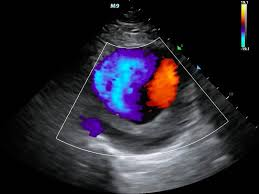
#> input picture notebooks/doplerUS.jpg, 259 x 194 px
$ jupyter execute 4.scipyLibrary.ipynb   (older library calls are emulated)
#> lines starting #> are read from the running program, lines starting #| are printed output that depends on the picture; long printed decimals are rounded
# Basic Image Processing with SciPy in Python

## Introduction

In this notebook, we focus on **basic image processing operations using SciPy**, a library that is part of the **NumPy ecosystem**. While SciPy is *not specifically designed* for image processing, it still provides useful tools for simple operations such as:

- Image I/O (historically)
- Geometric transformations (flip, rotate)
- Filtering (uniform, Gaussian, median)
- Edge detection (Sobel)

Later notebooks move on to libraries **designed specifically for image processing**, such as **scikit-image** and **OpenCV**.

---

## SciPy in the NumPy Stack

SciPy builds on NumPy and provides modules for:

- Linear algebra
- Optimization
- FFT (Fast Fourier Transform)
- Signal processing
- Image processing (as a subset of signal processing)

Because SciPy operates on NumPy arrays, **any image loaded with SciPy (or compatible libraries) is represented as a NumPy array**.

---

## Reading Images

### Using SciPy (Deprecated)

Historically, images were read using:

`from scipy import misc`
`img = misc.imread("doplerUS.jpg")`

However, `misc.imread` has been deprecated and removed in newer versions of SciPy. This is one reason many users prefer alternative libraries.

Alternative: **scikit-image**
A safer and more modern approach is to use scikit-image:

[cell 1]
from skimage import io

img = io.imread("doplerUS.jpg")
#> img is the input picture: shape (194, 259, 3); mean R, G, B 41.1, 38.6, 47.6

The loaded image is a NumPy array:

[cell 2]
type(img)
# <class 'numpy.ndarray'>

### Understanding Image Properties

Since images are NumPy arrays, we can inspect them easily.

[cell 3]
# Shape: (194, 259, 3) → RGB image
print(F"Shape: {img.shape}")
#| Shape: (194, 259, 3)

# Data type: uint8 → values from 0 to 255
print(F"Type: {img.dtype}")
#| Type: uint8

### Converting to Grayscale

[cell 4]
img_gray = io.imread("doplerUS.jpg", as_gray=True)
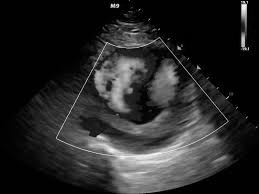
#> img_gray: shape (194, 259) float64; min 0, max 0.992, mean 0.156

print(F"Shape: {img_gray.shape}")
#| Shape: (194, 259)
print(F"Type: {img_gray.dtype}")
#| Type: float64

Key changes:

- Shape becomes (194, 259)
- Data type becomes float64
- Pixel values are normalized between 0 and 1

To convert back to 8-bit:

[cell 5]
from skimage import img_as_ubyte
img_gray_8bit = img_as_ubyte(img_gray)

print(F"Type: {img_gray_8bit.dtype}")
#| Type: uint8

### Accessing Pixel Values

Single pixel (grayscale):

[cell 6]
img_gray[0, 0]
#> Out = 0.00392

Single pixel (RGB):

[cell 7]
img[0, 0]  # returns [R, G, B]
#> Out = [1, 1, 1]

Extracting a region (image slicing / cropping):

[cell 8]
img_gray[10:20, 15:25]

### Basic Image Statistics

Because images are arrays, NumPy statistics work directly:

[cell 9]
min_val = img_gray.min()
#> min_val = 0
max_val = img_gray.max()
#> max_val = 0.992
mean_val = img_gray.mean()
#> mean_val = 0.156

print(f"Minimum: {min_val}")
#| Minimum: 0.0
print(f"Maximum: {max_val}")
#| Maximum: 0.9921
print(f"Mean: {mean_val}")
#| Mean: 0.156

### Image Flipping with NumPy

[cell 10]
import numpy as np
import matplotlib.pyplot as plt

flip_lr = np.fliplr(img)
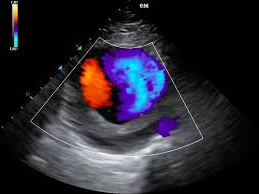
#> flip_lr: shape (194, 259, 3); mean R, G, B 41.1, 38.6, 47.6
flip_ud = np.flipud(img)
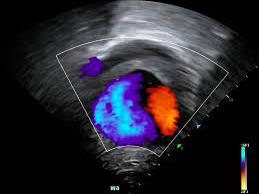
#> flip_ud: shape (194, 259, 3); mean R, G, B 41.1, 38.6, 47.6

fig, axes = plt.subplots(1, 2, figsize = (10, 5))
axes[0].imshow(flip_lr)
axes[1].imshow(flip_ud)

plt.tight_layout()
plt.show()
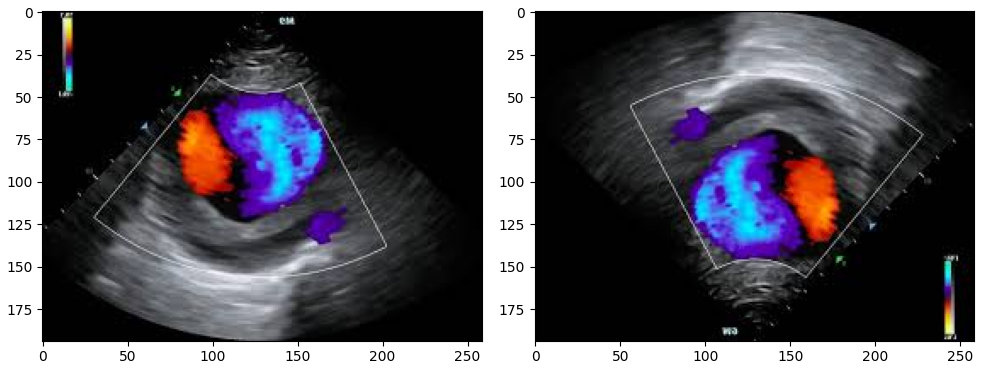
#> figure drawn by matplotlib, 2 panels

### Displaying Multiple Images with Matplotlib

[cell 11]
import matplotlib.pyplot as plt

plt.subplot(2, 2, 1)
plt.imshow(img)
plt.axis("off")
plt.title("Original")

plt.subplot(2, 2, 2)
plt.imshow(flip_lr)
plt.axis("off")
plt.title("Flipped Left-Right")

plt.subplot(2, 2, 3)
plt.imshow(flip_ud)
plt.axis("off")
plt.title("Flipped Up-Down")

plt.show()

### Colormaps in Matplotlib

Colormaps control how intensity values are mapped to colors.

[cell 12]
plt.imshow(img_gray, cmap="gray")

[cell 13]
plt.imshow(img_gray, cmap="Blues")

[cell 14]
plt.imshow(img_gray, cmap="hsv")

Choosing the right colormap is especially important for:

- Segmentation results
- Feature highlighting
- Scientific visualization

Matplotlib provides a wide variety of colormaps for different data types.

### Image Rotation with SciPy

[cell 15]
from scipy import ndimage

rotated = ndimage.rotate(img, angle=45)
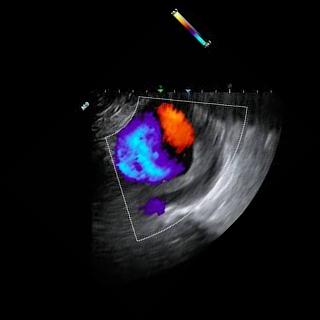
#> rotated: shape (320, 320, 3); mean R, G, B 20.1, 18.9, 23.3
plt.imshow(rotated)

Prevent resizing (keep original shape):

[cell 16]
rotated = ndimage.rotate(img, angle=45, reshape=False)
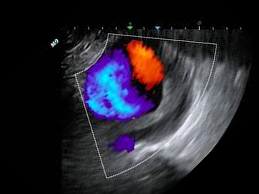
#> rotated: shape (194, 259, 3); mean R, G, B 39.7, 37.2, 46.3
plt.imshow(rotated)

### Image Filtering with `scipy.ndimage`

SciPy provides several classic filters.

#### 1. Uniform (Mean) Filter

A simple averaging (blurring) filter:

[cell 17]
from scipy import ndimage

uniform_filtered = ndimage.uniform_filter(img_gray, size=3)
plt.imshow(uniform_filtered, cmap="gray")

Increasing the size increases blur:

[cell 18]
uniform_filtered = ndimage.uniform_filter(img_gray, size=9)
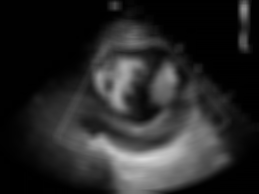
#> uniform_filtered: shape (194, 259) float64; min 0.0016, max 0.852, mean 0.156
plt.imshow(uniform_filtered, cmap="gray")

#### 2. Gaussian Filter

Gaussian filtering is widely used for noise reduction, but it also blurs edges.

[cell 19]
from scipy import ndimage

gaussian_filtered = ndimage.gaussian_filter(img_gray, sigma=3)

plt.subplot(1, 2, 1)
plt.imshow(img_gray, cmap = "gray")
plt.title("Original")

plt.subplot(1, 2, 2)
plt.imshow(gaussian_filtered, cmap="gray")

Heavier smoothing:

[cell 20]
plt.subplot(1, 3, 1)
plt.imshow(img_gray, cmap="gray")
plt.title("Original")

plt.subplot(1, 3, 2)
plt.imshow(ndimage.gaussian_filter(img_gray, sigma=7), cmap="gray")
plt.title("Sigma: 7")

plt.subplot(1, 3, 3)
plt.imshow(ndimage.gaussian_filter(img_gray, sigma=11), cmap="gray")
plt.title("Sigma: 11")
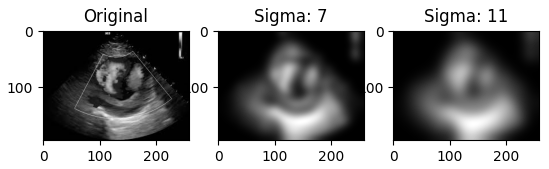
#> figure drawn by matplotlib, 3 panels

Conceptually:

- Uniform filter → equal averaging
- Gaussian filter → weighted averaging using a Gaussian kernel

### 3. Median Filter (Edge-Preserving)

Median filters are excellent for salt-and-pepper noise and preserve edges better than Gaussian filters.

[cell 21]
median_filtered = ndimage.median_filter(img_gray, size=3)

plt.subplot(1, 2, 1)
plt.imshow(img_gray, cmap="gray")
plt.title("Original")

plt.subplot(1, 2, 2)
plt.imshow(median_filtered, cmap="gray")
plt.title("Median filter")

This works especially well on noisy microscopy images.

### Edge Detection with Sobel Filter

The Sobel operator highlights edges by computing intensity gradients.

[cell 22]
sobel_default = ndimage.sobel(img_gray)
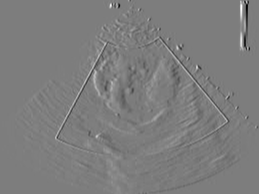
#> sobel_default: shape (194, 259) float64; min -3.53, max 3.64, mean 4.37e-05; drawn with min black and max white

plt.subplot(1, 2, 1)
plt.imshow(img_gray, cmap="gray")
plt.title("Original")

plt.subplot(1, 2, 2)
plt.imshow(sobel_default, cmap="gray")
plt.title("Edge detected")

Specify direction:

- `axis = 0` → vertical edges
- `axis = 1` → horizontal edges

[cell 23]
sobel_x = ndimage.sobel(img_gray, axis=0)
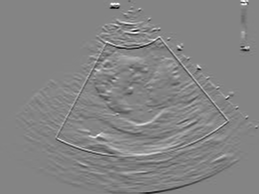
#> sobel_x: shape (194, 259) float64; min -2.91, max 2.69, mean 0.00132; drawn with min black and max white
sobel_y = ndimage.sobel(img_gray, axis=1)


plt.subplot(1, 3, 1)
plt.imshow(img_gray, cmap="gray")
plt.title("Original")

plt.subplot(1, 3, 2)
plt.imshow(sobel_x, cmap="gray")
plt.title("sobel X")

plt.subplot(1, 3, 3)
plt.imshow(sobel_y, cmap="gray")
plt.title("sobel Y")

$ run again, with notebooks/fluorescenceImage.jpg copied over notebooks/doplerUS.jpg
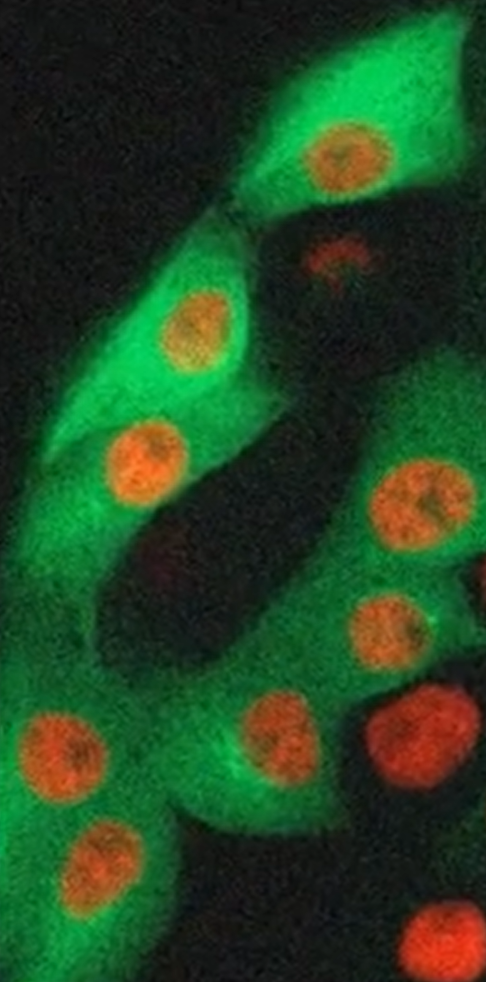
#> input picture notebooks/fluorescenceImage.jpg, 486 x 982 px
#> img is the input picture: shape (982, 486, 4); mean R, G, B, A 36.2, 69.4, 35.3, 255
#| Shape: (982, 486, 4)
#| Type: uint8
#> `img_gray = io.imread("doplerUS.jpg", as_gray=True)`:
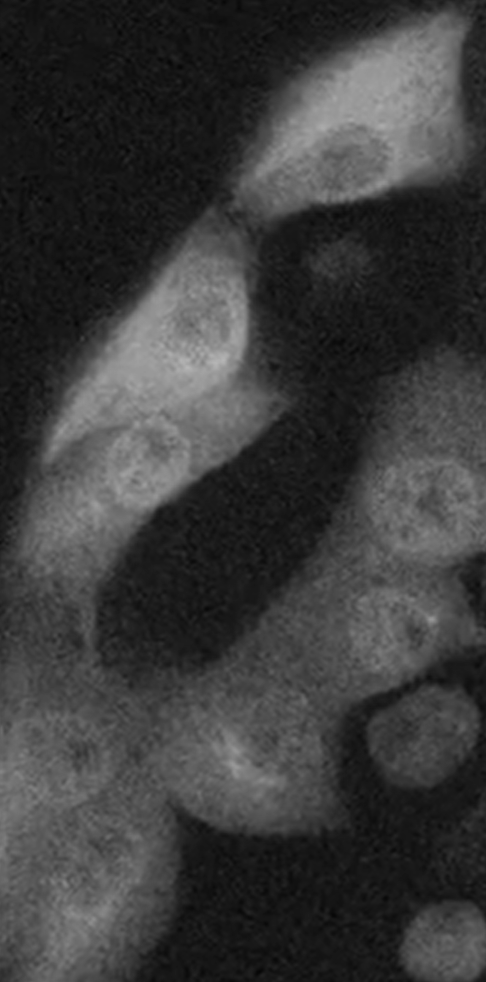
#> img_gray: shape (982, 486) float64; min 0.014, max 0.714, mean 0.235
#| Shape: (982, 486)
#| Type: float64
#| Type: uint8
#> `img_gray[0, 0]`: Out = 0.0706
#> `img[0, 0]`: Out = [18, 18, 18, 255]
#> min_val = 0.014
#> max_val = 0.714
#> mean_val = 0.235
#| Minimum: 0.01402
#| Maximum: 0.7143
#| Mean: 0.2349
#> `sobel_x = ndimage.sobel(img_gray, axis=0)`:
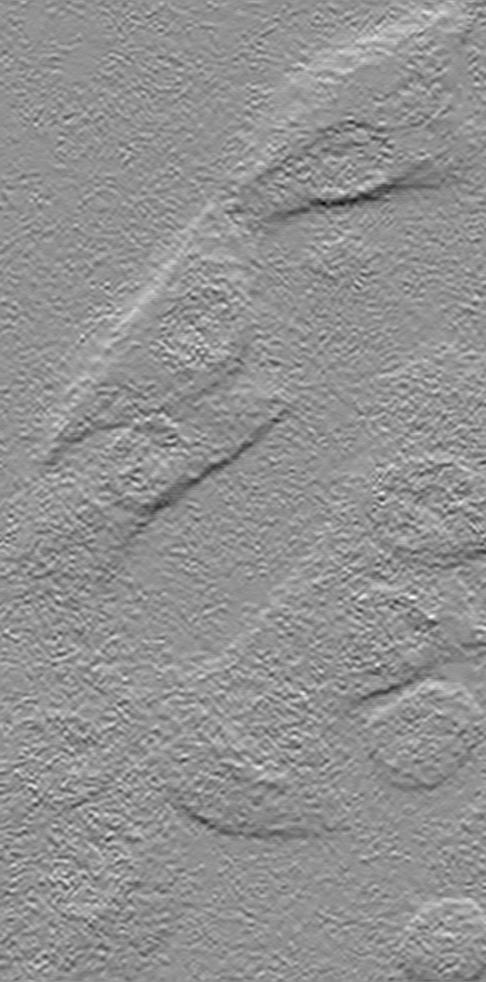
#> sobel_x: shape (982, 486) float64; min -0.56, max 0.42, mean 0.000518; drawn with min black and max white
